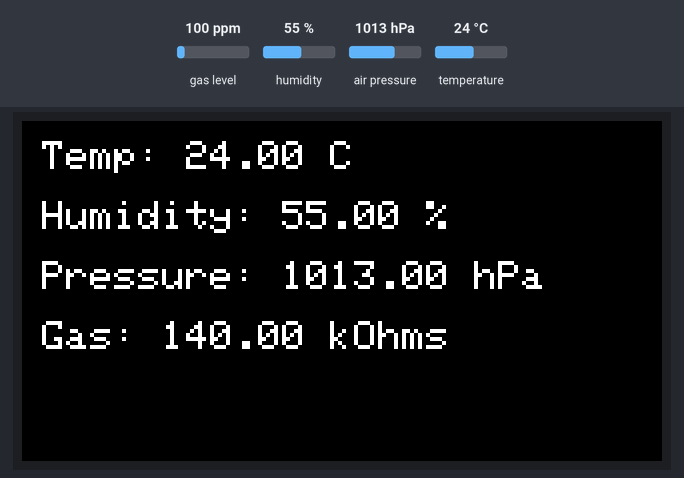
Simulated run of this sketch. Board: ESP32-S3. Parts: 320×170 colour display. Inputs (shaded band) come from the test bench; at power-on: gas level 100 ppm, humidity 55 %, air pressure 1013 hPa, temperature 24 °C. What the sketch prints to the serial monitor is not drawn.

Above: at 3.5 s.
3.6 s: gas level set to 20 ppm
5.3 s: humidity set to 22 %
At 7.5 s:
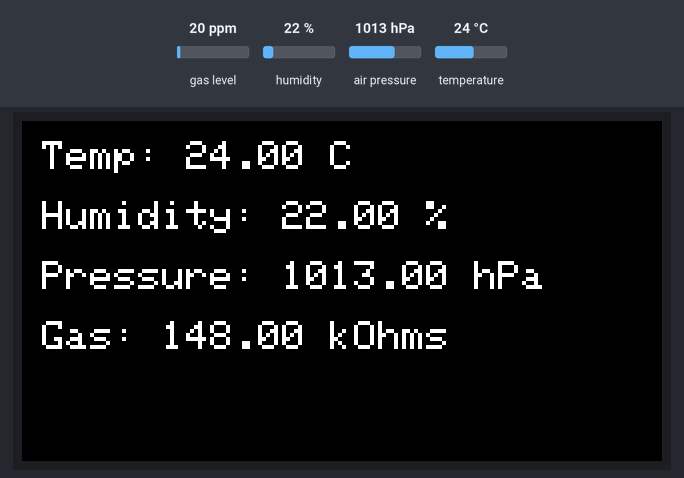
9.8 s: air pressure set to 952 hPa
At 10.8 s:
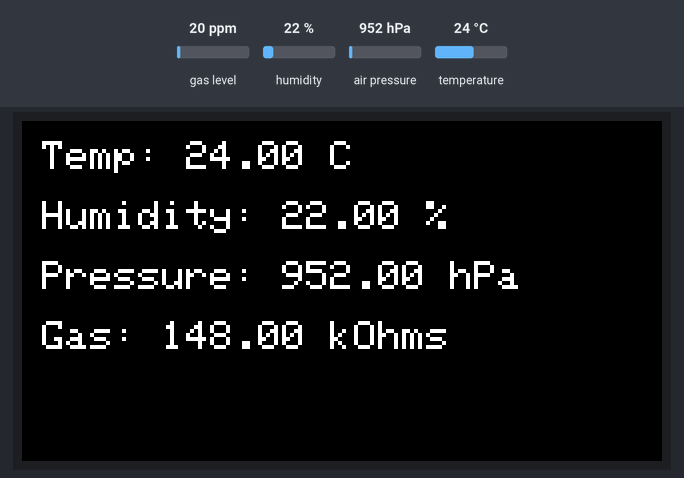
11.5 s: temperature set to 12 °C
At 13.5 s:
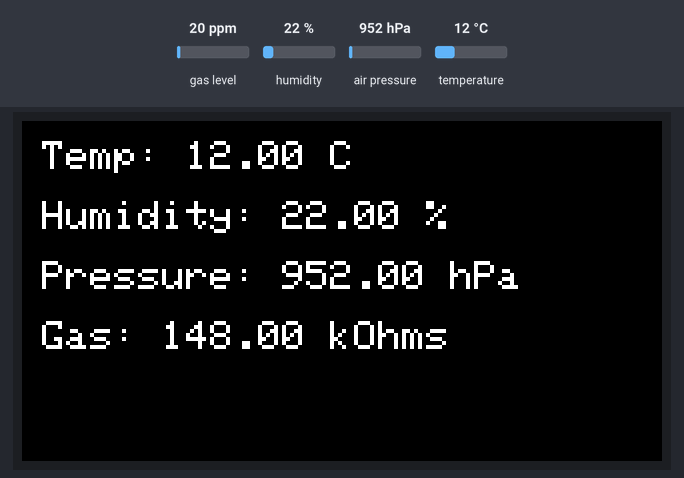
13.8 s: gas level set to 250 ppm
At 15.5 s:
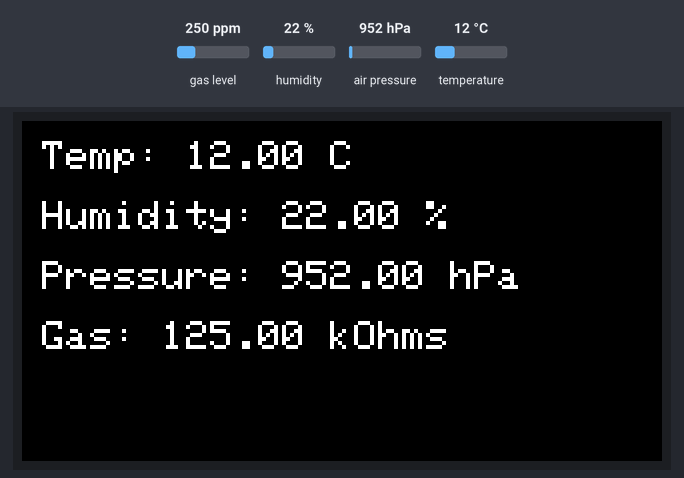
Timing chart, 0 to 17.0 s (numbered marks = the images above; inputs shaded):
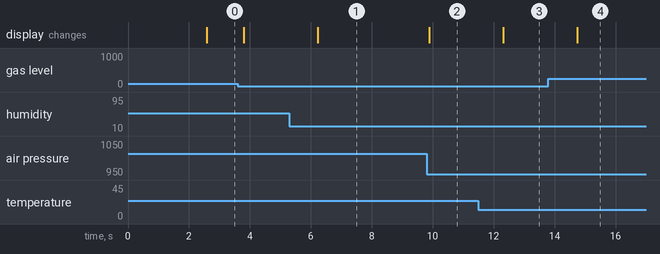

The sketch:

Sensor.ino
```cpp
#include <Adafruit_Sensor.h>
#include <Adafruit_BME680.h>  // Include the BME680 library
#include "TFTDisplay.h"  // Include the TFT display class

Adafruit_BME680 bme;  // Create the BME680 object
TFTDisplay display;  // Create a TFTDisplay object

void setup() {
    Serial.begin(115200);

    display.begin();  // Initialize TFT display
    display.showStatusMessage("Initializing...");

    // Initialize BME680 sensor
    if (!bme.begin()) {
        display.showStatusMessage("BME680 Offline");
        Serial.println("BME680 sensor not detected");
        while (1);  // Hang if the sensor is not found
    } else {
        display.showStatusMessage("BME680 Online");
        Serial.println("BME680 sensor online");
    }

    // Configure sensor settings
    bme.setTemperatureOversampling(BME680_OS_8X);
    bme.setHumidityOversampling(BME680_OS_2X);
    bme.setPressureOversampling(BME680_OS_4X);
    bme.setIIRFilterSize(BME680_FILTER_SIZE_3);

    display.showStatusMessage("Setup Complete!");
    delay(2000);
}

void loop() {
    // Read BME680 sensor values
    if (bme.performReading()) {
        float temperature = bme.temperature;  // in Celsius
        float humidity = bme.humidity;        // in %
        float pressure = bme.pressure / 100.0; // in hPa
        float gas = bme.gas_resistance / 1000.0; // in kOhms (eCO2/VOCs)

        // Display sensor values on the TFT display
        display.showAllData(temperature, humidity, pressure, gas);

        // Log values to the serial monitor
        Serial.printf("Temp: %.2f°C, Humidity: %.2f%%, Pressure: %.2f hPa, Gas: %.2f kOhms\n",
                      temperature, humidity, pressure, gas);
    } else {
        Serial.println("Failed to read from BME680 sensor.");
    }

    delay(1000);  // Delay between readings (adjust as needed)
}
```

ButtonHandler.cpp
```cpp
#include "ButtonHandler.h"

// Button state tracking variables
volatile bool buttonPressed = false;    // Flag for button press
volatile unsigned long pressStartTime = 0; // Time when the button was first pressed
volatile bool isButtonHeld = false;     // Tracks if the button is being held
volatile bool triggerAPMode = false;  // Flag to trigger AP mode


// Interrupt Service Routine (ISR) for the button
void IRAM_ATTR handleButtonPress() {
    if (digitalRead(BUTTON_PIN) == LOW) { // Button pressed
        if (!isButtonHeld) {
            pressStartTime = millis();   // Record the start time
            isButtonHeld = true;
        }
    } else { // Button released
        isButtonHeld = false;
        buttonPressed = false; // Reset the pressed flag on release
        Serial.println("Button released");
        unsigned long currentTime = millis();
        if (!buttonPressed && (currentTime - pressStartTime >= PRESS_DURATION)) {
            Serial.println("Button held for 3+ seconds! Resetting WiFi settings...");
            buttonPressed = true; // Valid 3-second press detected
            triggerAPMode = true;  // Set flag to trigger AP mode
        }
    }
}

// Task to handle button press with duration check
void buttonTask(void *parameter) {
    // Serial.println("b");
    while (true) {
        // Serial.println("c");
        if (isButtonHeld) {
        }

        if (buttonPressed) {
            buttonPressed = false; // Reset the flag after processing
        }

        vTaskDelay(10 / portTICK_PERIOD_MS); // Yield to other tasks
    }
}

// Setup WiFi and button functionality
void setupWiFiAndButton() {
    // Button setup
    pinMode(BUTTON_PIN, INPUT_PULLUP);
    attachInterrupt(BUTTON_PIN, handleButtonPress, CHANGE); // Attach ISR for button press

    // Create button task
    xTaskCreate(
        buttonTask,        // Task function
        "Button Task",     // Task name
        4096,              // Stack size (bytes)
        NULL,              // Parameter to pass
        1,                 // Task priority
        NULL               // Task handle
    );
}
```

ButtonHandler.h
```cpp
#ifndef BUTTON_HANDLER_H
#define BUTTON_HANDLER_H

#include <WiFiManager.h>

// Pin for the button and other constants
const uint8_t BUTTON_PIN = 0;           // Button GPIO pin
const uint32_t PRESS_DURATION = 3000;    // Required press duration in milliseconds

// Declare the functions
void buttonTask(void *parameter);
void handleButtonPress();
void setupWiFiAndButton();

extern void startAPMode(); // Declare external function for WiFi reset logic

#endif
```

TFTDisplay.cpp
```cpp
#include "TFTDisplay.h"

// Constructor
TFTDisplay::TFTDisplay() : tft() {}

// Initialize the TFT display
void TFTDisplay::begin() {
    tft.init();
    tft.setRotation(3);  // Adjust based on your orientation preference
    tft.fillScreen(TFT_BLACK);  // Start with a black screen
    tft.setTextColor(TFT_WHITE);
    tft.setTextSize(2);
}


void TFTDisplay::showAllData(float temperature, float humidity, float pressure, float gas) {
    clearScreen();  // Clear the screen before displaying new data

    // Display sensor data on the screen
    drawText("Temp: " + String(temperature) + " C", 10, 10);
    drawText("Humidity: " + String(humidity) + " %", 10, 40);
    drawText("Pressure: " + String(pressure) + " hPa", 10, 70);
    drawText("Gas: " + String(gas) + " kOhms", 10, 100);
}


// Utility functions

void TFTDisplay::clearScreen() {
    tft.fillScreen(TFT_BLACK);  // Clear the screen with black
}

void TFTDisplay::drawText(const String& text, int x, int y, int textSize) {
    tft.setTextSize(textSize);
    tft.setCursor(x, y);
    tft.println(text);
}


// Display the status message from Alert on the screen
void TFTDisplay::showStatusMessage(String statusMessage) {
    clearScreen();  // Clear the screen before showing the message

    // tft.setTextSize(3);  // Set text size to 3 (or any other size)
    int lineHeight = 30;  // Adjust line height based on text size (size 3 will need more space)
    int maxWidth = tft.width() - 20;  // Max width of the text (with some padding)
    int startY = 10;  // Starting Y position

    String currentLine = "";  // Store current line of text
    String word = "";  // Store each word temporarily
    int lineCount = 0;  // To keep track of lines

    // Loop through each character in the statusMessage
    for (int i = 0; i < statusMessage.length(); i++) {
        char c = statusMessage[i];

        // If we encounter a space, it means we have a word ready to print
        if (c == ' ') {
            // Check if adding the word exceeds the max width
            if (tft.textWidth(currentLine + word) > maxWidth) {
                // If it exceeds, print the current line
                tft.setCursor(10, startY + (lineCount * lineHeight));
                tft.print(currentLine);
                lineCount++;  // Move to the next line

                // If we've reached the maximum number of lines, stop
                if (lineCount >= 5) {
                    break;
                }

                // Reset the current line to the word that couldn't fit
                currentLine = word;
            } else {
                // If it fits, add the word to the current line
                currentLine += word + " ";
            }
            word = "";  // Clear the word after adding it to the current line
        } else {
            word += c;  // Build up the word character by character
        }
    }

    // After the loop, there may be one final word left
    if (word.length() > 0) {
        if (tft.textWidth(currentLine + word) > maxWidth) {
            // If the last word doesn't fit, print the current line and start a new one
            tft.setCursor(10, startY + (lineCount * lineHeight));
            tft.print(currentLine);
            lineCount++;  // Move to the next line
            currentLine = word;
        } else {
            // If the last word fits, add it to the current line
            currentLine += word;
        }
    }

    // Print the final line
    if (currentLine.length() > 0 && lineCount < 5) {
        tft.setCursor(10, startY + (lineCount * lineHeight));
        tft.print(currentLine);
    }
}
```

TFTDisplay.h
```cpp
#ifndef TFTDISPLAY_H
#define TFTDISPLAY_H

#include "TFT_eSPI.h"  // Use the correct TFT library for your display

class TFTDisplay {
public:
    TFTDisplay();  // Constructor

    // Initialize the display
    void begin();

    void showAllData(float temperature, float humidity, float pressure, float gas);
    void showStatusMessage(String statusMessage);  // Display the status message

private:
    TFT_eSPI tft;  // TFT instance

    // Utility functions
    void clearScreen();
    void drawText(const String& text, int x, int y, int textSize = 2);
};

#endif
```

Measured:
- after the input at 5.3 s, the display: changes after 0.94 s (image 1)
- after the input at 9.8 s, the display: changes after 0.08 s (image 2)
- after the input at 11.5 s, the display: changes after 0.81 s (image 3)
- after the input at 13.8 s, the display: changes after 0.94 s (image 4)
